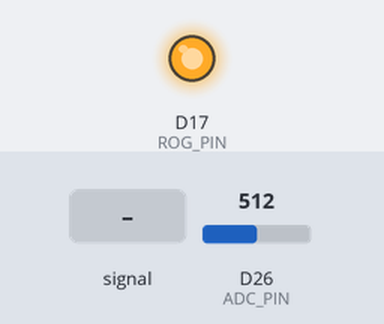
Bench run of a sketch on a simulated Arduino Due. Parts: output pins drawn as LEDs (lit = HIGH). The test bench sets the inputs (shaded band); at power-on: D26 (ADC_PIN) = 512 (analog values on the 0–1023 scale). Pins used as bus, display or sensor lines are not drawn; what the sketch prints to the serial monitor is not drawn.

Above: at 1.2 s.
1.3 s: D26 (ADC_PIN) fed a 200 Hz sine of ±81 counts around its level
3.4 s: D26 (ADC_PIN) set to 716
5.4 s: D26 (ADC_PIN) fed a 1000 Hz sine of ±255 counts around its level
7.6 s: D26 (ADC_PIN) fed a 2 Hz sine of ±306 counts around its level
9.6 s: D26 (ADC_PIN) set to 900
Timing chart, 0 to 12.6 s (numbered marks = the images above; inputs shaded):
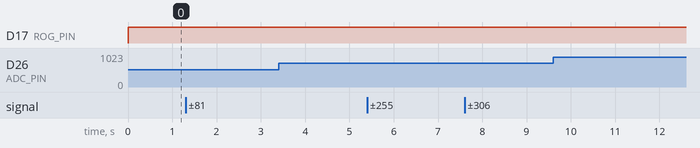

The sketch:

ilx554a.ino
```cpp
#define CLK_PIN 16
#define ROG_PIN 17
#define ADC_PIN 26

#define NUM_PIXELS 2048

uint16_t frameBuffer[NUM_PIXELS];

void setup() {
  // Use highest practical baud rate (Pico USB serial runs at native USB speeds)
  Serial.begin(2000000);

  pinMode(CLK_PIN, OUTPUT);
  pinMode(ROG_PIN, OUTPUT);

  // Pico has a 12-bit ADC (0-4095)
  analogReadResolution(12);

  digitalWrite(CLK_PIN, LOW);
  digitalWrite(ROG_PIN, HIGH);
}

void loop() {
  // 1. Electronic Shutter / Transfer (ROG Pulse)
  digitalWrite(CLK_PIN, HIGH);
  digitalWrite(ROG_PIN, LOW);
  delayMicroseconds(5); // Minimum ROG pulse width
  digitalWrite(ROG_PIN, HIGH);
  digitalWrite(CLK_PIN, LOW);

  // 2. Clock out optical black & dummy pixels (approx 33 clocks)
  for(int i = 0; i < 33; i++) {
    digitalWrite(CLK_PIN, HIGH);
    digitalWrite(CLK_PIN, LOW);
  }

  // 3. Read effective pixels
  for(int i = 0; i < NUM_PIXELS; i++) {
    digitalWrite(CLK_PIN, HIGH);
    digitalWrite(CLK_PIN, LOW);

    // Invert reading so higher values = brighter light
    frameBuffer[i] = 4095 - analogRead(ADC_PIN);
  }

  // 4. Send binary payload to PC: [S][Y][N][C][4096 bytes data]
  Serial.write("SYNC", 4);
  Serial.write((uint8_t*)frameBuffer, sizeof(frameBuffer));

  // 5. Integration time (increase delay to increase sensor light sensitivity)
  delay(10);
}
```
